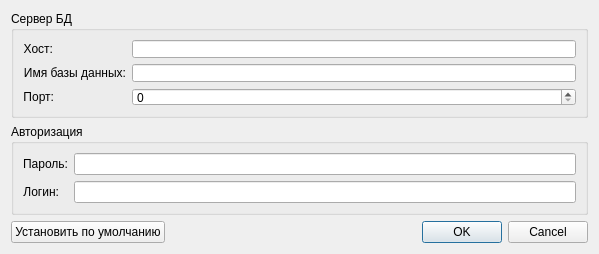
<?xml version="1.0" encoding="UTF-8"?>
<ui version="4.0">
 <class>Settings</class>
 <widget class="QDialog" name="Settings">
  <property name="geometry">
   <rect>
    <x>0</x>
    <y>0</y>
    <width>599</width>
    <height>254</height>
   </rect>
  </property>
  <property name="minimumSize">
   <size>
    <width>0</width>
    <height>254</height>
   </size>
  </property>
  <property name="maximumSize">
   <size>
    <width>16777215</width>
    <height>254</height>
   </size>
  </property>
  <property name="windowTitle">
   <string>Dialog</string>
  </property>
  <layout class="QGridLayout" name="gridLayout_2">
   <item row="0" column="0" colspan="2">
    <widget class="QGroupBox" name="groupBox_2">
     <property name="title">
      <string>Сервер БД</string>
     </property>
     <layout class="QGridLayout" name="gridLayout_3">
      <item row="2" column="0">
       <widget class="QLabel" name="lb_host">
        <property name="sizePolicy">
         <sizepolicy hsizetype="Fixed" vsizetype="Minimum">
          <horstretch>35</horstretch>
          <verstretch>0</verstretch>
         </sizepolicy>
        </property>
        <property name="text">
         <string>Хост:</string>
        </property>
        <property name="alignment">
         <set>Qt::AlignRight|Qt::AlignTrailing|Qt::AlignVCenter</set>
        </property>
       </widget>
      </item>
      <item row="3" column="0">
       <widget class="QLabel" name="lb_dbName">
        <property name="sizePolicy">
         <sizepolicy hsizetype="Maximum" vsizetype="Preferred">
          <horstretch>0</horstretch>
          <verstretch>0</verstretch>
         </sizepolicy>
        </property>
        <property name="text">
         <string>Имя базы данных:</string>
        </property>
        <property name="alignment">
         <set>Qt::AlignRight|Qt::AlignTrailing|Qt::AlignVCenter</set>
        </property>
       </widget>
      </item>
      <item row="5" column="1">
       <widget class="QSpinBox" name="spB_port">
        <property name="sizePolicy">
         <sizepolicy hsizetype="Preferred" vsizetype="Fixed">
          <horstretch>0</horstretch>
          <verstretch>0</verstretch>
         </sizepolicy>
        </property>
        <property name="maximum">
         <number>65535</number>
        </property>
       </widget>
      </item>
      <item row="5" column="0">
       <widget class="QLabel" name="lb_port">
        <property name="sizePolicy">
         <sizepolicy hsizetype="Maximum" vsizetype="Preferred">
          <horstretch>0</horstretch>
          <verstretch>0</verstretch>
         </sizepolicy>
        </property>
        <property name="text">
         <string>Порт:</string>
        </property>
        <property name="alignment">
         <set>Qt::AlignRight|Qt::AlignTrailing|Qt::AlignVCenter</set>
        </property>
       </widget>
      </item>
      <item row="3" column="1">
       <widget class="QLineEdit" name="le_dbName">
        <property name="sizePolicy">
         <sizepolicy hsizetype="Preferred" vsizetype="Fixed">
          <horstretch>0</horstretch>
          <verstretch>0</verstretch>
         </sizepolicy>
        </property>
       </widget>
      </item>
      <item row="2" column="1">
       <widget class="QLineEdit" name="le_host">
        <property name="sizePolicy">
         <sizepolicy hsizetype="Minimum" vsizetype="Fixed">
          <horstretch>0</horstretch>
          <verstretch>0</verstretch>
         </sizepolicy>
        </property>
       </widget>
      </item>
     </layout>
    </widget>
   </item>
   <item row="1" column="0" colspan="2">
    <widget class="QGroupBox" name="groupBox">
     <property name="title">
      <string>Авторизация</string>
     </property>
     <layout class="QGridLayout" name="gridLayout">
      <item row="0" column="2">
       <widget class="QLineEdit" name="le_pass">
        <property name="sizePolicy">
         <sizepolicy hsizetype="Preferred" vsizetype="Fixed">
          <horstretch>0</horstretch>
          <verstretch>0</verstretch>
         </sizepolicy>
        </property>
       </widget>
      </item>
      <item row="1" column="2">
       <widget class="QLineEdit" name="le_login">
        <property name="sizePolicy">
         <sizepolicy hsizetype="Preferred" vsizetype="Fixed">
          <horstretch>0</horstretch>
          <verstretch>0</verstretch>
         </sizepolicy>
        </property>
       </widget>
      </item>
      <item row="0" column="1">
       <widget class="QLabel" name="lb_pass">
        <property name="sizePolicy">
         <sizepolicy hsizetype="Maximum" vsizetype="Preferred">
          <horstretch>0</horstretch>
          <verstretch>0</verstretch>
         </sizepolicy>
        </property>
        <property name="text">
         <string>Пароль:</string>
        </property>
        <property name="alignment">
         <set>Qt::AlignRight|Qt::AlignTrailing|Qt::AlignVCenter</set>
        </property>
       </widget>
      </item>
      <item row="1" column="1">
       <widget class="QLabel" name="lb_login">
        <property name="sizePolicy">
         <sizepolicy hsizetype="Maximum" vsizetype="Preferred">
          <horstretch>0</horstretch>
          <verstretch>0</verstretch>
         </sizepolicy>
        </property>
        <property name="text">
         <string>Логин:</string>
        </property>
        <property name="alignment">
         <set>Qt::AlignRight|Qt::AlignTrailing|Qt::AlignVCenter</set>
        </property>
       </widget>
      </item>
     </layout>
    </widget>
   </item>
   <item row="2" column="0">
    <widget class="QPushButton" name="def_Button">
     <property name="text">
      <string>Установить по умолчанию</string>
     </property>
    </widget>
   </item>
   <item row="2" column="1">
    <widget class="QDialogButtonBox" name="bb_Box">
     <property name="orientation">
      <enum>Qt::Horizontal</enum>
     </property>
     <property name="standardButtons">
      <set>QDialogButtonBox::Cancel|QDialogButtonBox::Ok</set>
     </property>
    </widget>
   </item>
  </layout>
 </widget>
 <resources/>
 <connections/>
</ui>
